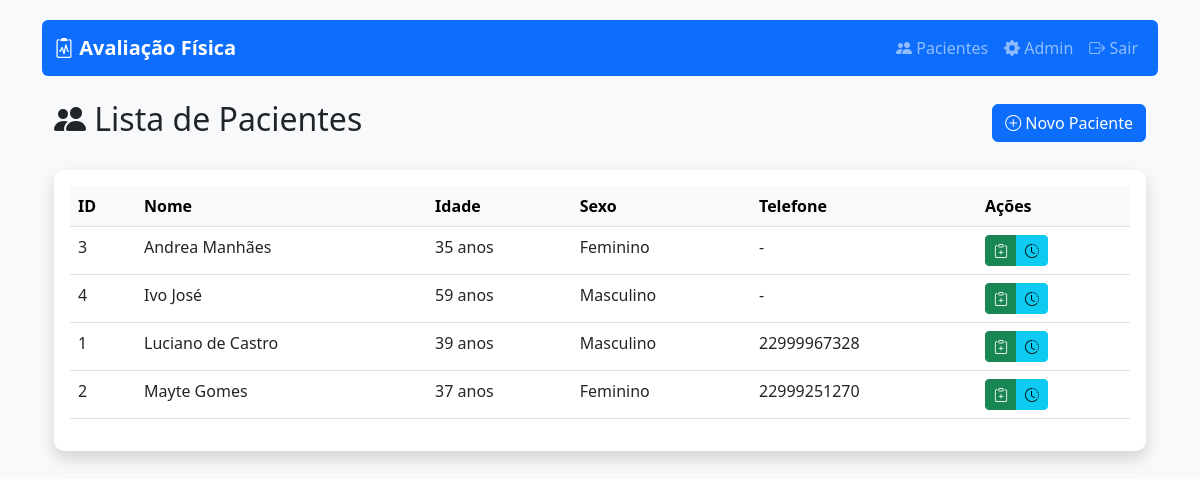
The app's page /pacientes/ (signed in), older data.
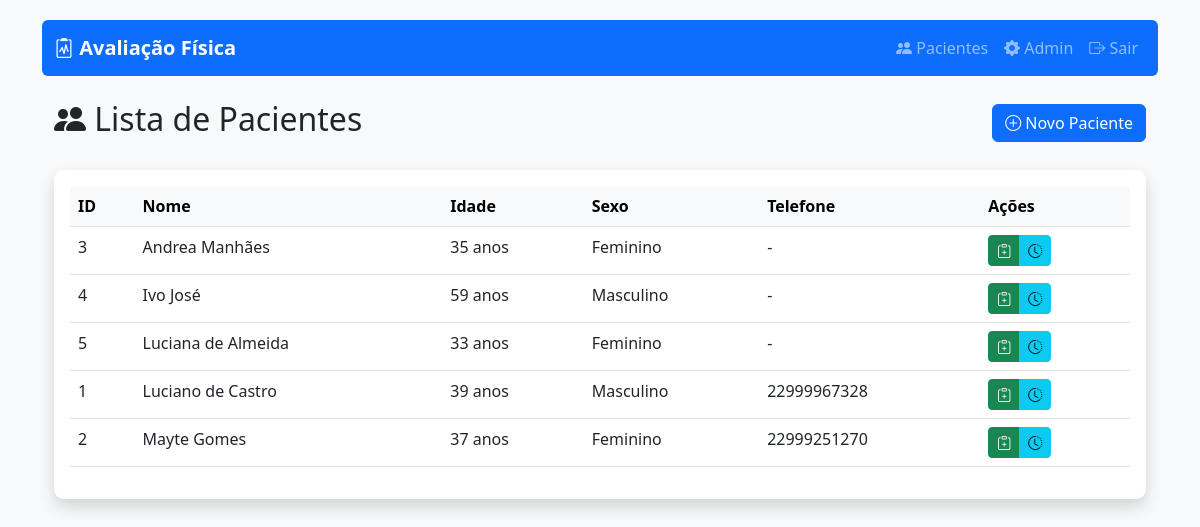
The same page, newer data.
### avaliacao/models.py (models this page shows, shortened)
class Paciente(models.Model):
    SEXO_CHOICES = [('M', 'Masculino'), ('F', 'Feminino')]
    nome = models.CharField(max_length=100)
    sexo = models.CharField(max_length=1, choices=SEXO_CHOICES)
    data_nascimento = models.DateField()
    telefone = models.CharField(max_length=15, blank=True)
    email = models.EmailField(blank=True)
    observacoes = models.TextField(blank=True)
    @property
    def idade(self):
        hoje = date.today()
        return hoje.year - self.data_nascimento.year - (
            (hoje.month, hoje.day) < (self.data_nascimento.month, self.data_nascimento.day)
        )

### avaliacao/views.py (the view)
# urls.py: path('pacientes/', views.lista_pacientes, name='lista_pacientes'),
@login_required
def lista_pacientes(request):
    pacientes = Paciente.objects.all().order_by('nome')
    return render(request, 'avaliacao/lista_pacientes.html', {
        'pacientes': pacientes,
        'titulo': 'Lista de Pacientes'
    })

### avaliacao/templates/avaliacao/lista_pacientes.html (shortened to what this page needs)
{% extends 'avaliacao/base.html' %}
{% block content %}
<div class="container mt-4">
    <div class="d-flex justify-content-between align-items-center mb-4">
        <h2><i class="bi bi-people-fill"></i> Lista de Pacientes</h2>
        <a href="{% url 'avaliacao:novo_paciente' %}" class="btn btn-primary">
            <i class="bi bi-plus-circle"></i> Novo Paciente
        </a>
    </div>
    <div class="card shadow">
        <div class="card-body">
            <div class="table-responsive">
                <table class="table table-hover">
                    <thead class="table-light">
                        <tr>
                            <th>ID</th>
                            <th>Nome</th>
                            <th>Idade</th>
                            <th>Sexo</th>
                            <th>Telefone</th>
                            <th>Ações</th>
                        </tr>
                    </thead>
                    <tbody>
                        {% for paciente in pacientes %}
                        <tr>
                            <td>{{ paciente.id }}</td>
                            <td>{{ paciente.nome }}</td>
                            <td>{{ paciente.idade }} anos</td>
                            <td>{{ paciente.get_sexo_display }}</td>
                            <td>{{ paciente.telefone|default:"-" }}</td>
                            <td>
                                <div class="btn-group" role="group">
                                    <a href="{% url 'avaliacao:nova_avaliacao' paciente.id %}"
                                       class="btn btn-sm btn-success"
                                       title="Nova Avaliação">
                                        <i class="bi bi-clipboard-plus"></i>
                                    </a>
                                    <a href="{% url 'avaliacao:historico_avaliacoes' paciente.id %}"
                                       class="btn btn-sm btn-info"
                                       title="Ver Histórico">
                                        <i class="bi bi-clock-history"></i>
                                    </a>
                                </div>
                            </td>
                        </tr>
                        {% empty %}
                        <tr>
                            <td colspan="6" class="text-center text-muted">
                                Nenhum paciente cadastrado ainda.
                            </td>
                        </tr>
                        {% endfor %}
                    </tbody>
                </table>
            </div>
        </div>
    </div>
</div>
{% endblock %}

Row changes from the older to the newer data that the page shows:
added Paciente: id "5", nome "Luciana de Almeida", idade "33", sexo "Feminino", telefone "-"
